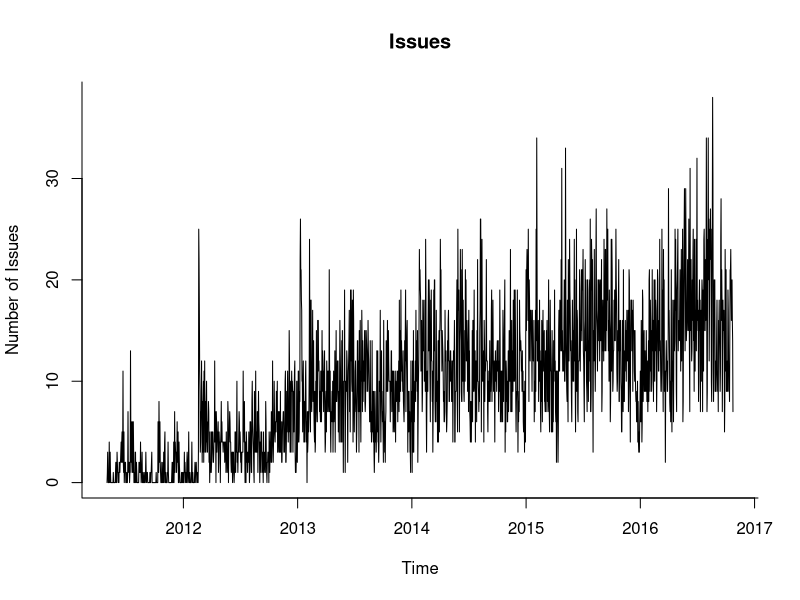
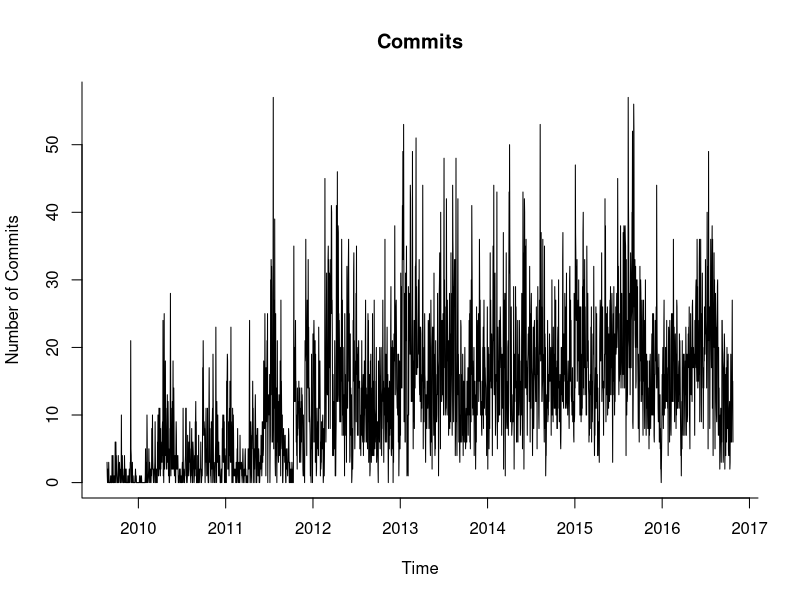
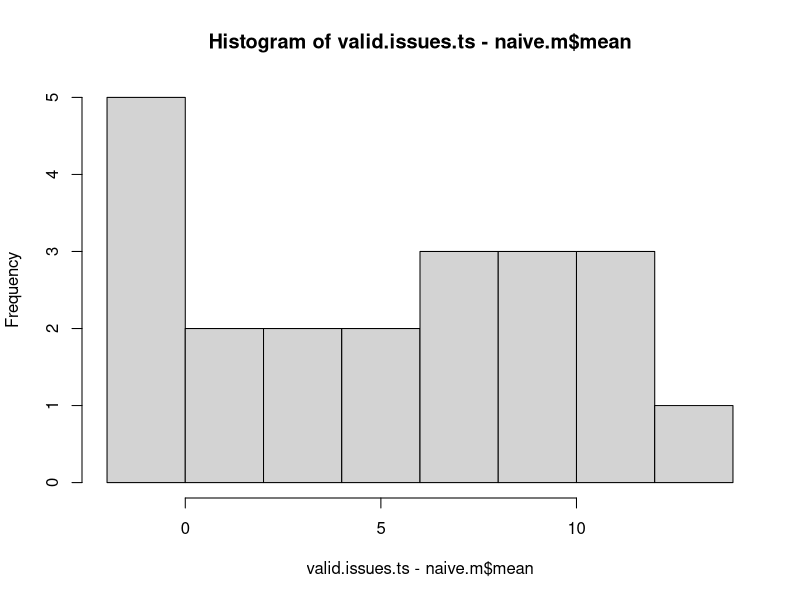
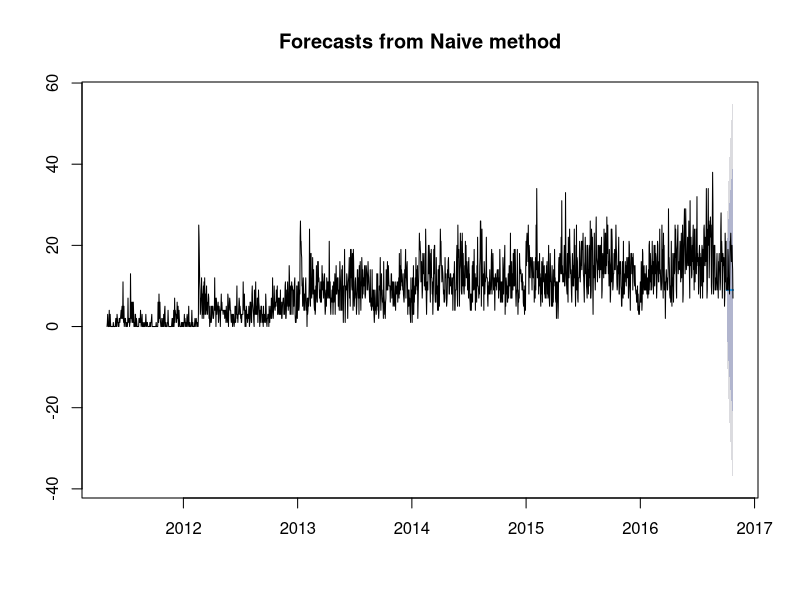
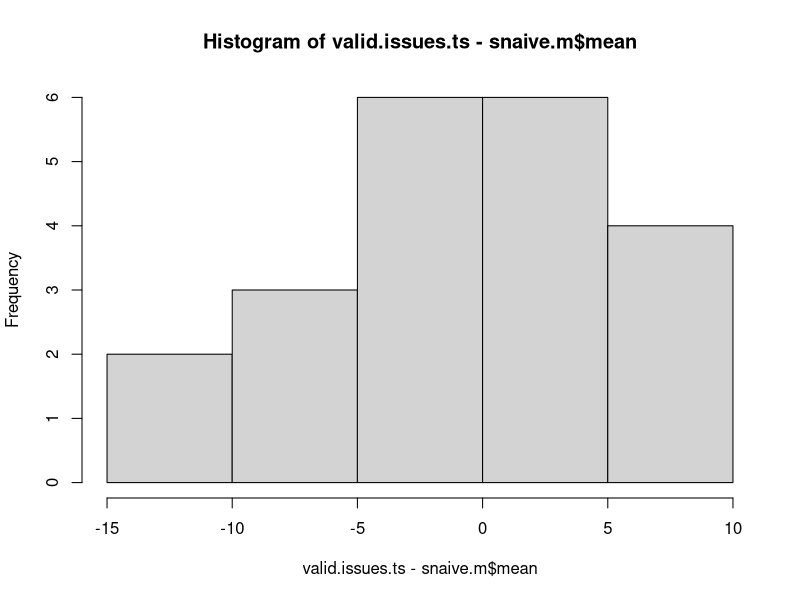
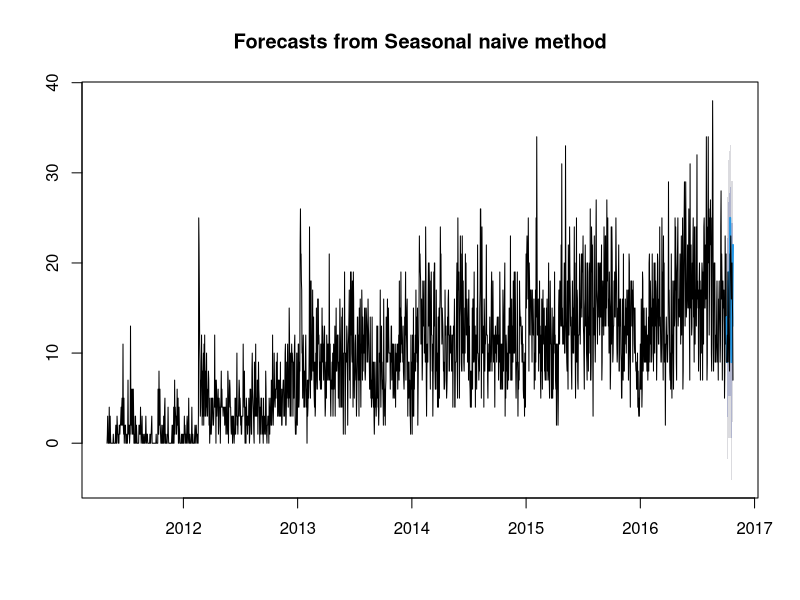

These figures' R source, in order:
## ---- chunk 1
#install.packages('forecast')
library('forecast')
#load the data frame
issues.csv <- read.csv("issues/julialang_julia.csv")
commits.csv <- read.csv("commits/julialang_julia.csv")

issues.csv$date = as.Date(issues.csv$date,format='%m/%d/%Y')
commits.csv$date = as.Date(commits.csv$date,format='%m/%d/%Y')
## ---- chunk 2
#loading issues and commits into a ts object
issues.ts <- ts(issues.csv$number_of_issues, 
                start=c(as.numeric(format(issues.csv$date[[1]], '%Y')), as.numeric(format(issues.csv$date[[1]], '%j'))), 
                end=c(as.numeric(format(issues.csv$date[[length(issues.csv$date)]], '%Y')), as.numeric(format(issues.csv$date[[length(issues.csv$date)]], '%j'))), 
                freq=365) 

commits.ts <- ts(commits.csv$number_of_commits, 
                start=c(as.numeric(format(commits.csv$date[[1]], '%Y')), as.numeric(format(commits.csv$date[[1]], '%j'))), 
                end=c(as.numeric(format(commits.csv$date[[length(commits.csv$date)]], '%Y')), as.numeric(format(commits.csv$date[[length(commits.csv$date)]], '%j'))), 
                freq=365) 
plot(issues.ts, main = 'Issues', bty = 'l', ylab = 'Number of Issues')
plot(commits.ts, main = 'Commits', bty = 'l', ylab = 'Number of Commits')
## ---- chunk 3
time <- time(issues.ts)

n.valid <- 21
n.train <- length(issues.ts) - n.valid

train.issues.ts <- window(issues.ts, start=time[1], end=time[n.train])
valid.issues.ts <- window(issues.ts, 
                   start=time[n.train+1], 
                   end=time[n.train+n.valid])
## ---- chunk 4
naive.m <- naive(train.issues.ts, h=n.valid)
accuracy(naive.m, valid.issues.ts)
hist(valid.issues.ts - naive.m$mean)
plot(naive.m)
lines(valid.issues.ts)
## ---- chunk 5
snaive.m <- snaive(train.issues.ts, h=n.valid)
accuracy(snaive.m, valid.issues.ts)
hist(valid.issues.ts - snaive.m$mean)
plot(snaive.m)
lines(valid.issues.ts)
